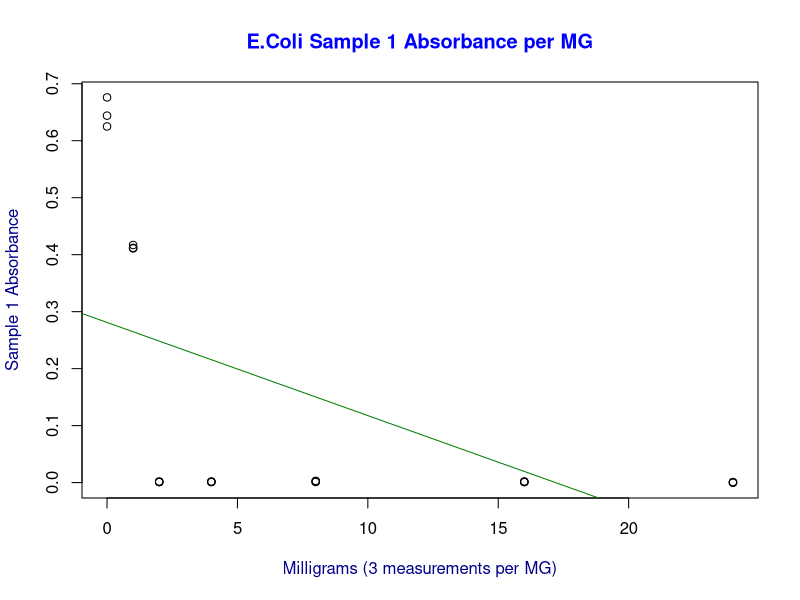
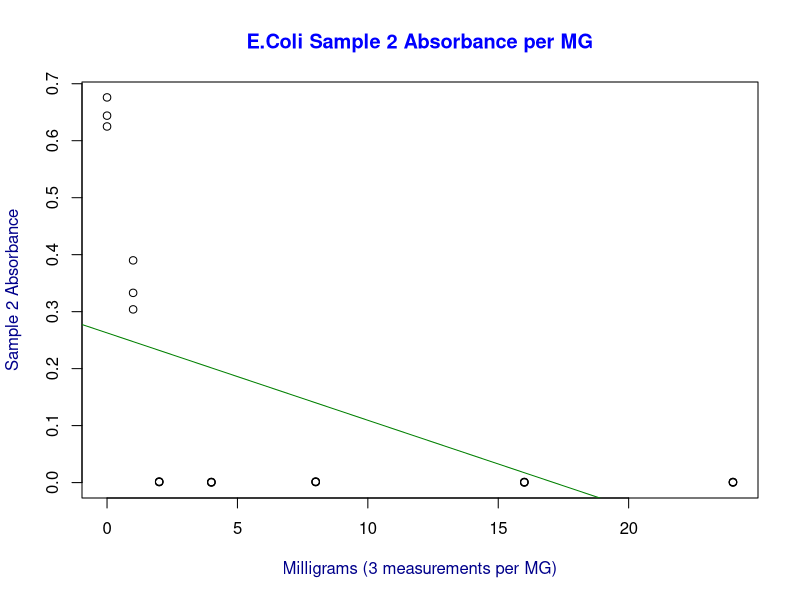
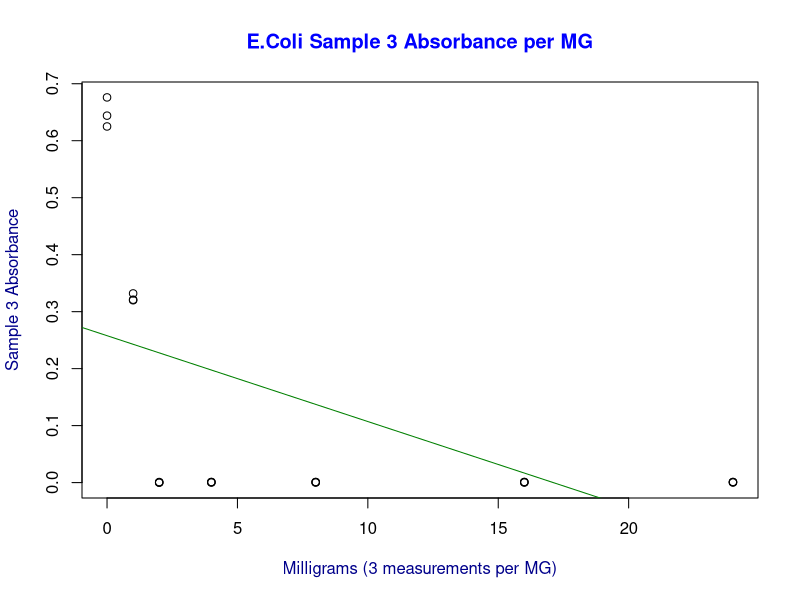
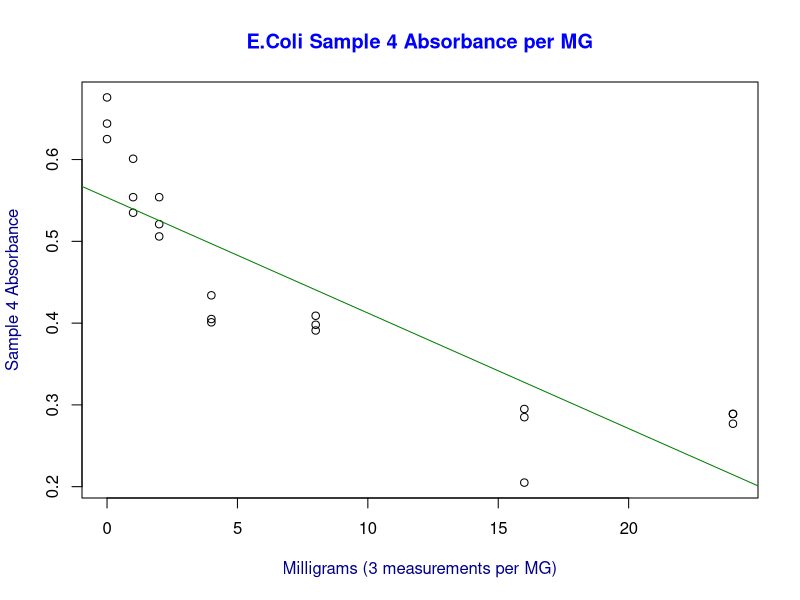
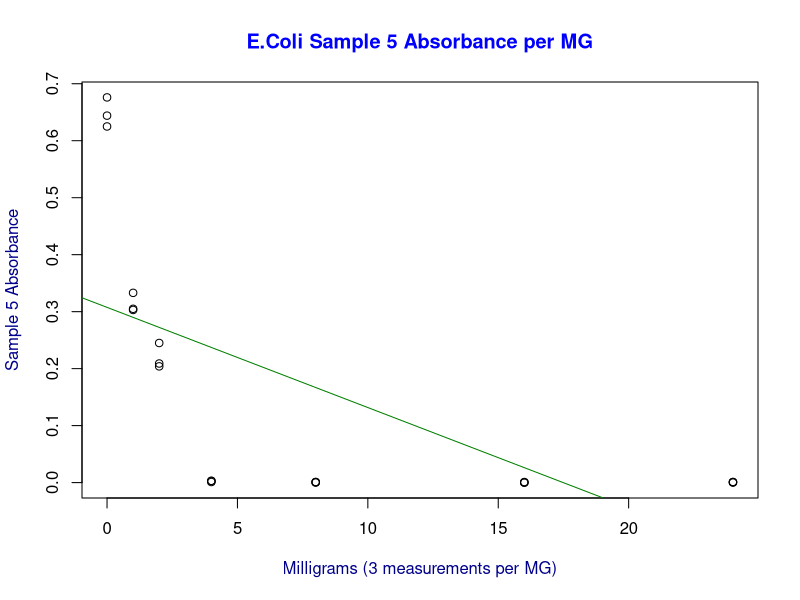
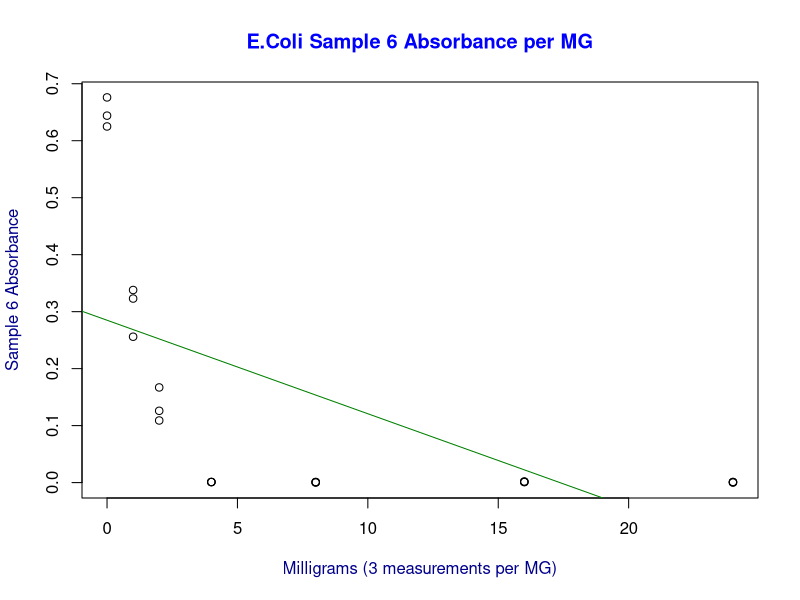
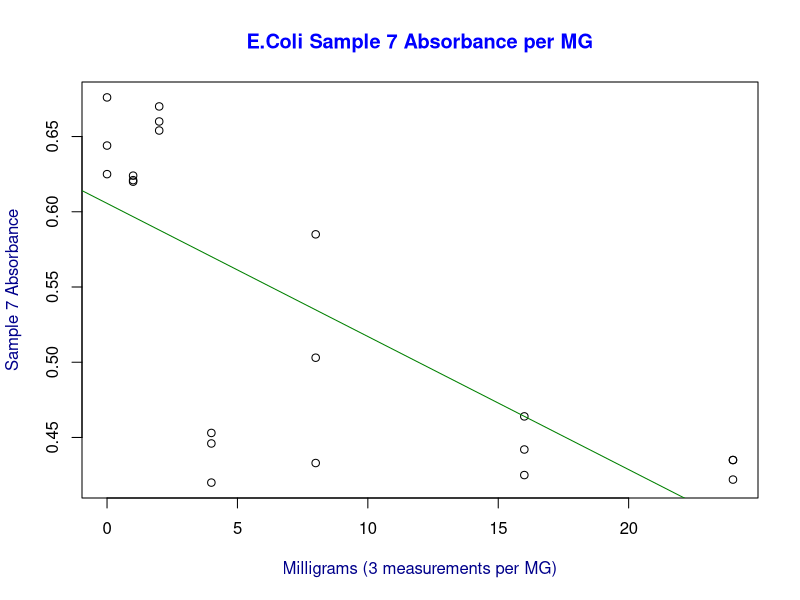
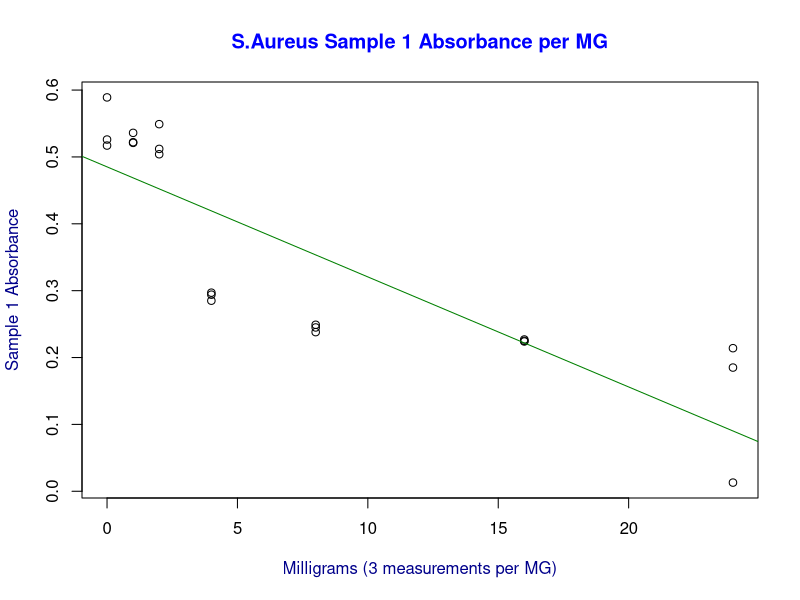

These figures' R source, in order:
## ---- chunk 1
setwd("C:/Users/johnakwei/Dropbox/Programming/Morphotypes")
if (!require("ggplot2")) {install.packages("ggplot2"); require("ggplot2")}
## ---- chunk 2
absorbance1 <- read.csv("Absorbances1.csv", header=T)
absorbance2 <- read.csv("Absorbances2.csv", header=T)
## ---- chunk 3
names(absorbance1)
names(absorbance2)
absorbance1$Powder_mg_vs_Absorbance_E_coli <- as.numeric(absorbance1$Powder_mg_vs_Absorbance_E_coli)
absorbance2$Powder_Mg_vs_S_aureus <- as.numeric(absorbance2$Powder_Mg_vs_S_aureus)
## ---- chunk 4
plot(absorbance1$Powder_mg_vs_Absorbance_E_coli, absorbance1$Sample_1,
     main="E.Coli Sample 1 Absorbance per MG",
     col.main="blue", xlab="Milligrams (3 measurements per MG)",
     ylab="Sample 1 Absorbance",
     col.lab="darkblue")
abline(lm(absorbance1$Sample_1~absorbance1$Powder_mg_vs_Absorbance_E_coli), col="#008000")

plot(absorbance1$Powder_mg_vs_Absorbance_E_coli, absorbance1$Sample_2,
     main="E.Coli Sample 2 Absorbance per MG",
     col.main="blue", xlab="Milligrams (3 measurements per MG)",
     ylab="Sample 2 Absorbance",
     col.lab="darkblue")
abline(lm(absorbance1$Sample_2~absorbance1$Powder_mg_vs_Absorbance_E_coli), col="#008000")

plot(absorbance1$Powder_mg_vs_Absorbance_E_coli, absorbance1$Sample_3,
     main="E.Coli Sample 3 Absorbance per MG",
     col.main="blue", xlab="Milligrams (3 measurements per MG)",
     ylab="Sample 3 Absorbance",
     col.lab="darkblue")
abline(lm(absorbance1$Sample_3~absorbance1$Powder_mg_vs_Absorbance_E_coli), col="#008000")

plot(absorbance1$Powder_mg_vs_Absorbance_E_coli, absorbance1$Sample_4,
     main="E.Coli Sample 4 Absorbance per MG",
     col.main="blue", xlab="Milligrams (3 measurements per MG)",
     ylab="Sample 4 Absorbance",
     col.lab="darkblue")
abline(lm(absorbance1$Sample_4~absorbance1$Powder_mg_vs_Absorbance_E_coli), col="#008000")

plot(absorbance1$Powder_mg_vs_Absorbance_E_coli, absorbance1$Sample_5,
     main="E.Coli Sample 5 Absorbance per MG",
     col.main="blue", xlab="Milligrams (3 measurements per MG)",
     ylab="Sample 5 Absorbance",
     col.lab="darkblue")
abline(lm(absorbance1$Sample_5~absorbance1$Powder_mg_vs_Absorbance_E_coli), col="#008000")

plot(absorbance1$Powder_mg_vs_Absorbance_E_coli, absorbance1$Sample_6,
     main="E.Coli Sample 6 Absorbance per MG",
     col.main="blue", xlab="Milligrams (3 measurements per MG)",
     ylab="Sample 6 Absorbance",
     col.lab="darkblue")
abline(lm(absorbance1$Sample_6~absorbance1$Powder_mg_vs_Absorbance_E_coli), col="#008000")

plot(absorbance1$Powder_mg_vs_Absorbance_E_coli, absorbance1$Sample_7,
     main="E.Coli Sample 7 Absorbance per MG",
     col.main="blue", xlab="Milligrams (3 measurements per MG)",
     ylab="Sample 7 Absorbance",
     col.lab="darkblue")
abline(lm(absorbance1$Sample_7~absorbance1$Powder_mg_vs_Absorbance_E_coli), col="#008000")

plot(absorbance2$Powder_Mg_vs_S_aureus, absorbance2$Sample_1,
     main="S.Aureus Sample 1 Absorbance per MG",
     col.main="blue", xlab="Milligrams (3 measurements per MG)",
     ylab="Sample 1 Absorbance",
     col.lab="darkblue")
abline(lm(absorbance2$Sample_1~absorbance2$Powder_Mg_vs_S_aureus),
       col="#008000")

plot(absorbance2$Powder_Mg_vs_S_aureus, absorbance2$Sample_2,
     main="S.Aureus Sample 2 Absorbance per MG",
     col.main="blue", xlab="Milligrams (3 measurements per MG)",
     ylab="Sample 2 Absorbance",
     col.lab="darkblue")
abline(lm(absorbance2$Sample_2~absorbance2$Powder_Mg_vs_S_aureus),
       col="#008000")

plot(absorbance2$Powder_Mg_vs_S_aureus, absorbance2$Sample_3,
     main="S.Aureus Sample 3 Absorbance per MG",
     col.main="blue", xlab="Milligrams (3 measurements per MG)",
     ylab="Sample 3 Absorbance",
     col.lab="darkblue")
abline(lm(absorbance2$Sample_3~absorbance2$Powder_Mg_vs_S_aureus),
       col="#008000")

plot(absorbance2$Powder_Mg_vs_S_aureus, absorbance2$Sample_4,
     main="S.Aureus Sample 4 Absorbance per MG",
     col.main="blue", xlab="Milligrams (3 measurements per MG)",
     ylab="Sample 4 Absorbance",
     col.lab="darkblue")
abline(lm(absorbance2$Sample_4~absorbance2$Powder_Mg_vs_S_aureus),
       col="#008000")

plot(absorbance2$Powder_Mg_vs_S_aureus, absorbance2$Sample_5,
     main="S.Aureus Sample 5 Absorbance per MG",
     col.main="blue", xlab="Milligrams (3 measurements per MG)",
     ylab="Sample 5 Absorbance",
     col.lab="darkblue")
abline(lm(absorbance2$Sample_5~absorbance2$Powder_Mg_vs_S_aureus),
       col="#008000")

plot(absorbance2$Powder_Mg_vs_S_aureus, absorbance2$Sample_6,
     main="S.Aureus Sample 6 Absorbance per MG",
     col.main="blue", xlab="Milligrams (3 measurements per MG)",
     ylab="Sample 6 Absorbance",
     col.lab="darkblue")
abline(lm(absorbance2$Sample_6~absorbance2$Powder_Mg_vs_S_aureus),
       col="#008000")

plot(absorbance2$Powder_Mg_vs_S_aureus, absorbance2$Sample_7,
     main="S.Aureus Sample 7 Absorbance per MG",
     col.main="blue", xlab="Milligrams (3 measurements per MG)",
     ylab="Sample 7 Absorbance",
     col.lab="darkblue")
abline(lm(absorbance2$Sample_7~absorbance2$Powder_Mg_vs_S_aureus),
       col="#008000")

ggplot(absorbance1, aes(x=as.factor(absorbance1$Powder_mg_vs_Absorbance_E_coli), y=absorbance1$Sample_1)) +
geom_boxplot(aes(fill=as.factor(absorbance1$Powder_mg_vs_Absorbance_E_coli))) +
ggtitle("E.Coli Absorbance per MG - Sample 1 - Medians") +
xlab("Quantities in Milligrams") + ylab("E.Coli Absorbance - Sample 1") +
labs(fill="Milligrams")

ggplot(absorbance1, aes(x=as.factor(absorbance1$Powder_mg_vs_Absorbance_E_coli), y=absorbance1$Sample_2)) + 
geom_boxplot(aes(fill=as.factor(absorbance1$Powder_mg_vs_Absorbance_E_coli))) +
ggtitle("E.Coli Absorbance per MG - Sample 2 - Medians") +
xlab("Quantities in Milligrams") + ylab("E.Coli Absorbance - Sample 2") +
labs(fill="Milligrams")

ggplot(absorbance1, aes(x=as.factor(absorbance1$Powder_mg_vs_Absorbance_E_coli), y=absorbance1$Sample_3)) + 
geom_boxplot(aes(fill=as.factor(absorbance1$Powder_mg_vs_Absorbance_E_coli))) +
ggtitle("E.Coli Absorbance per MG - Sample 3 - Medians") +
xlab("Quantities in Milligrams") + ylab("E.Coli Absorbance - Sample 3") +
labs(fill="Milligrams")

ggplot(absorbance1, aes(x=as.factor(absorbance1$Powder_mg_vs_Absorbance_E_coli), y=absorbance1$Sample_4)) + 
geom_boxplot(aes(fill=as.factor(absorbance1$Powder_mg_vs_Absorbance_E_coli))) +
ggtitle("E.Coli Absorbance per MG - Sample 4 - Medians") +
xlab("Quantities in Milligrams") + ylab("E.Coli Absorbance - Sample 4") +
labs(fill="Milligrams")

ggplot(absorbance1, aes(x=as.factor(absorbance1$Powder_mg_vs_Absorbance_E_coli), y=absorbance1$Sample_5)) + 
geom_boxplot(aes(fill=as.factor(absorbance1$Powder_mg_vs_Absorbance_E_coli))) +
ggtitle("E.Coli Absorbance per MG - Sample 5 - Medians") +
xlab("Quantities in Milligrams") + ylab("E.Coli Absorbance - Sample 5") +
labs(fill="Milligrams")

ggplot(absorbance1, aes(x=as.factor(absorbance1$Powder_mg_vs_Absorbance_E_coli), y=absorbance1$Sample_6)) + 
geom_boxplot(aes(fill=as.factor(absorbance1$Powder_mg_vs_Absorbance_E_coli))) +
ggtitle("E.Coli Absorbance per MG - Sample 6 - Medians") +
xlab("Quantities in Milligrams") + ylab("E.Coli Absorbance - Sample 6") +
labs(fill="Milligrams")

ggplot(absorbance1, aes(x=as.factor(absorbance1$Powder_mg_vs_Absorbance_E_coli), y=absorbance1$Sample_7)) + 
geom_boxplot(aes(fill=as.factor(absorbance1$Powder_mg_vs_Absorbance_E_coli))) +
ggtitle("E.Coli Absorbance per MG - Sample 7 - Medians") +
xlab("Quantities in Milligrams") + ylab("E.Coli Absorbance - Sample 7") +
labs(fill="Milligrams")

ggplot(absorbance2, aes(x=as.factor(absorbance2$Powder_Mg_vs_S_aureus),
                             y=absorbance2$Sample_1)) +
geom_boxplot(aes(fill=as.factor(absorbance2$Powder_Mg_vs_S_aureus))) +
ggtitle("S.Aureus Absorbance per MG - Sample 1 - Medians") +
xlab("Quantities in Milligrams") + ylab("S.Aureus Absorbance - Sample 1") +
labs(fill="Milligrams")

ggplot(absorbance2, aes(x=as.factor(absorbance2$Powder_Mg_vs_S_aureus),
                             y=absorbance2$Sample_2)) +
geom_boxplot(aes(fill=as.factor(absorbance2$Powder_Mg_vs_S_aureus))) +
ggtitle("S.Aureus Absorbance per MG - Sample 2 - Medians") +
xlab("Quantities in Milligrams") + ylab("S.Aureus Absorbance - Sample 2") +
labs(fill="Milligrams")

ggplot(absorbance2, aes(x=as.factor(absorbance2$Powder_Mg_vs_S_aureus),
                             y=absorbance2$Sample_3)) +
geom_boxplot(aes(fill=as.factor(absorbance2$Powder_Mg_vs_S_aureus))) +
ggtitle("S.Aureus Absorbance per MG - Sample 3 - Medians") +
xlab("Quantities in Milligrams") + ylab("S.Aureus Absorbance - Sample 3") +
labs(fill="Milligrams")

ggplot(absorbance2, aes(x=as.factor(absorbance2$Powder_Mg_vs_S_aureus),
                             y=absorbance2$Sample_4)) +
geom_boxplot(aes(fill=as.factor(absorbance2$Powder_Mg_vs_S_aureus))) +
ggtitle("S.Aureus Absorbance per MG - Sample 4 - Medians") +
xlab("Quantities in Milligrams") + ylab("S.Aureus Absorbance - Sample 4") +
labs(fill="Milligrams")

ggplot(absorbance2, aes(x=as.factor(absorbance2$Powder_Mg_vs_S_aureus),
                             y=absorbance2$Sample_5)) +
geom_boxplot(aes(fill=as.factor(absorbance2$Powder_Mg_vs_S_aureus))) +
ggtitle("S.Aureus Absorbance per MG - Sample 5 - Medians") +
xlab("Quantities in Milligrams") + ylab("S.Aureus Absorbance - Sample 5") +
labs(fill="Milligrams")

ggplot(absorbance2, aes(x=as.factor(absorbance2$Powder_Mg_vs_S_aureus),
                             y=absorbance2$Sample_6)) +
geom_boxplot(aes(fill=as.factor(absorbance2$Powder_Mg_vs_S_aureus))) +
ggtitle("S.Aureus Absorbance per MG - Sample 6 - Medians") +
xlab("Quantities in Milligrams") + ylab("S.Aureus Absorbance - Sample 6") +
labs(fill="Milligrams")

ggplot(absorbance2, aes(x=as.factor(absorbance2$Powder_Mg_vs_S_aureus),
                             y=absorbance2$Sample_7)) +
geom_boxplot(aes(fill=as.factor(absorbance2$Powder_Mg_vs_S_aureus))) +
ggtitle("S.Aureus Absorbance per MG - Sample 7 - Medians") +
xlab("Quantities in Milligrams") + ylab("S.Aureus Absorbance - Sample 7") +
labs(fill="Milligrams")
## ---- chunk 5
EColi_Sample_1_Sums <- tapply(absorbance1$Sample_1,
absorbance1$Powder_mg_vs_Absorbance_E_coli, FUN=sum, na.rm=T)
EColi_Sample_1_Sums

ggplot(absorbance1, aes(x=as.factor(absorbance1$Powder_mg_vs_Absorbance_E_coli), y=absorbance1$Sample_1)) +
geom_bar(aes(), stat="identity") +
xlab('Milligrams') + ylab('E.coli Absorbance Sample 1') +
ggtitle('E.Coli Sample 1 absorbance (Sums of 3 measurements per MG)') +
theme(plot.title=element_text(color="blue")) +
theme(axis.title=element_text(color="darkblue"))

EColi_Sample_2_Sums <- tapply(absorbance1$Sample_2,
absorbance1$Powder_mg_vs_Absorbance_E_coli, FUN=sum, na.rm=T)
EColi_Sample_2_Sums
ggplot(absorbance1, aes(x=as.factor(absorbance1$Powder_mg_vs_Absorbance_E_coli), y=absorbance1$Sample_2)) +
geom_bar(aes(), stat="identity") +
xlab('Milligrams') + ylab('E.coli Absorbance Sample 2') +
ggtitle('E.Coli Sample 2 absorbance (Sums of 3 measurements per MG)') +
theme(plot.title=element_text(color="blue")) +
theme(axis.title=element_text(color="darkblue"))

EColi_Sample_3_Sums <- tapply(absorbance1$Sample_3,
absorbance1$Powder_mg_vs_Absorbance_E_coli, FUN=sum, na.rm=T)
EColi_Sample_3_Sums
ggplot(absorbance1, aes(x=as.factor(absorbance1$Powder_mg_vs_Absorbance_E_coli), y=absorbance1$Sample_3)) +
geom_bar(aes(), stat="identity") +
xlab('Milligrams') + ylab('E.coli Absorbance Sample 3') +
ggtitle('E.Coli Sample 3 absorbance (Sums of 3 measurements per MG)') +
theme(plot.title=element_text(color="blue")) +
theme(axis.title=element_text(color="darkblue"))

EColi_Sample_4_Sums <- tapply(absorbance1$Sample_4,
absorbance1$Powder_mg_vs_Absorbance_E_coli, FUN=sum, na.rm=T)
EColi_Sample_4_Sums
ggplot(absorbance1, aes(x=as.factor(absorbance1$Powder_mg_vs_Absorbance_E_coli), y=absorbance1$Sample_4)) +
geom_bar(aes(), stat="identity") +
xlab('Milligrams') + ylab('E.coli Absorbance Sample 4') +
ggtitle('E.Coli Sample 4 absorbance (Sums of 3 measurements per MG)') +
theme(plot.title=element_text(color="blue")) +
theme(axis.title=element_text(color="darkblue"))

EColi_Sample_5_Sums <- tapply(absorbance1$Sample_5,
absorbance1$Powder_mg_vs_Absorbance_E_coli, FUN=sum, na.rm=T)
EColi_Sample_5_Sums
ggplot(absorbance1, aes(x=as.factor(absorbance1$Powder_mg_vs_Absorbance_E_coli), y=absorbance1$Sample_5)) +
geom_bar(aes(), stat="identity") +
xlab('Milligrams') + ylab('E.coli Absorbance Sample 2') +
ggtitle('E.Coli Sample 5 absorbance (Sums of 3 measurements per MG)') +
theme(plot.title=element_text(color="blue")) +
theme(axis.title=element_text(color="darkblue"))

EColi_Sample_6_Sums <- tapply(absorbance1$Sample_6,
absorbance1$Powder_mg_vs_Absorbance_E_coli, FUN=sum, na.rm=T)
EColi_Sample_6_Sums
ggplot(absorbance1, aes(x=as.factor(absorbance1$Powder_mg_vs_Absorbance_E_coli), y=absorbance1$Sample_6)) +
geom_bar(aes(), stat="identity") +
xlab('Milligrams') + ylab('E.coli Absorbance Sample 6') +
ggtitle('E.Coli Sample 6 absorbance (Sums of 3 measurements per MG)') +
theme(plot.title=element_text(color="blue")) +
theme(axis.title=element_text(color="darkblue"))

EColi_Sample_7_Sums <- tapply(absorbance1$Sample_7,
absorbance1$Powder_mg_vs_Absorbance_E_coli, FUN=sum, na.rm=T)
EColi_Sample_7_Sums
ggplot(absorbance1, aes(x=as.factor(absorbance1$Powder_mg_vs_Absorbance_E_coli), y=absorbance1$Sample_7)) +
geom_bar(aes(), stat="identity") +
xlab('Milligrams') + ylab('E.coli Absorbance Sample 7') +
ggtitle('E.Coli Sample 7 absorbance (Sums of 3 measurements per MG)') +
theme(plot.title=element_text(color="blue")) +
theme(axis.title=element_text(color="darkblue"))
## ---- chunk 6
SAureus_Sample_1_Sums <- tapply(absorbance2$Sample_1,
                           absorbance2$Powder_Mg_vs_S_aureus, FUN=sum, na.rm=T)
SAureus_Sample_1_Sums
ggplot(absorbance2, aes(x=as.factor(absorbance2$Powder_Mg_vs_S_aureus),
                        y=absorbance2$Sample_1)) +
geom_bar(aes(), stat="identity") +
xlab('Milligrams') + ylab('S.Aureus Absorbance Sample 1') +
ggtitle('S.Aureus Sample 1 absorbance (Sums of 3 measurements per MG)') +
theme(plot.title=element_text(color="blue")) +
theme(axis.title=element_text(color="darkblue"))

SAureus_Sample_2_Sums <- tapply(absorbance2$Sample_2,
                           absorbance2$Powder_Mg_vs_S_aureus, FUN=sum, na.rm=T)
SAureus_Sample_2_Sums
ggplot(absorbance2, aes(x=as.factor(absorbance2$Powder_Mg_vs_S_aureus),
                        y=absorbance2$Sample_2)) +
geom_bar(aes(), stat="identity") +
xlab('Milligrams') + ylab('S.Aureus Absorbance Sample 2') +
ggtitle('S.Aureus Sample 2 absorbance (Sums of 3 measurements per MG)') +
theme(plot.title=element_text(color="blue")) +
theme(axis.title=element_text(color="darkblue"))

SAureus_Sample_3_Sums <- tapply(absorbance2$Sample_3,
                           absorbance2$Powder_Mg_vs_S_aureus, FUN=sum, na.rm=T)
SAureus_Sample_3_Sums
ggplot(absorbance2, aes(x=as.factor(absorbance2$Powder_Mg_vs_S_aureus),
                        y=absorbance2$Sample_3)) +
geom_bar(aes(), stat="identity") +
xlab('Milligrams') + ylab('S.Aureus Absorbance Sample 3') +
ggtitle('S.Aureus Sample 3 absorbance (Sums of 3 measurements per MG)') +
theme(plot.title=element_text(color="blue")) +
theme(axis.title=element_text(color="darkblue"))

SAureus_Sample_4_Sums <- tapply(absorbance2$Sample_4,
                           absorbance2$Powder_Mg_vs_S_aureus, FUN=sum, na.rm=T)
SAureus_Sample_4_Sums
ggplot(absorbance2, aes(x=as.factor(absorbance2$Powder_Mg_vs_S_aureus),
                        y=absorbance2$Sample_4)) +
geom_bar(aes(), stat="identity") +
xlab('Milligrams') + ylab('S.Aureus Absorbance Sample 4') +
ggtitle('S.Aureus Sample 4 absorbance (Sums of 3 measurements per MG)') +
theme(plot.title=element_text(color="blue")) +
theme(axis.title=element_text(color="darkblue"))

SAureus_Sample_5_Sums <- tapply(absorbance2$Sample_5,
                           absorbance2$Powder_Mg_vs_S_aureus, FUN=sum, na.rm=T)
SAureus_Sample_5_Sums
ggplot(absorbance2, aes(x=as.factor(absorbance2$Powder_Mg_vs_S_aureus),
                        y=absorbance2$Sample_5)) +
geom_bar(aes(), stat="identity") +
xlab('Milligrams') + ylab('S.Aureus Absorbance Sample 5') +
ggtitle('S.Aureus Sample 5 absorbance (Sums of 3 measurements per MG)') +
theme(plot.title=element_text(color="blue")) +
theme(axis.title=element_text(color="darkblue"))

SAureus_Sample_6_Sums <- tapply(absorbance2$Sample_6,
                           absorbance2$Powder_Mg_vs_S_aureus, FUN=sum, na.rm=T)
SAureus_Sample_6_Sums
ggplot(absorbance2, aes(x=as.factor(absorbance2$Powder_Mg_vs_S_aureus),
                        y=absorbance2$Sample_6)) +
geom_bar(aes(), stat="identity") +
xlab('Milligrams') + ylab('S.Aureus Absorbance Sample 6') +
ggtitle('S.Aureus Sample 6 absorbance (Sums of 3 measurements per MG)') +
theme(plot.title=element_text(color="blue")) +
theme(axis.title=element_text(color="darkblue"))

SAureus_Sample_7_Sums <- tapply(absorbance2$Sample_7,
                           absorbance2$Powder_Mg_vs_S_aureus, FUN=sum, na.rm=T)
SAureus_Sample_7_Sums
ggplot(absorbance2, aes(x=as.factor(absorbance2$Powder_Mg_vs_S_aureus),
                        y=absorbance2$Sample_7)) +
geom_bar(aes(), stat="identity") +
xlab('Milligrams') + ylab('S.Aureus Absorbance Sample 7') +
ggtitle('S.Aureus Sample 7 absorbance (Sums of 3 measurements per MG)') +
theme(plot.title=element_text(color="blue")) +
theme(axis.title=element_text(color="darkblue"))
## ---- chunk 7
fit <- lm(absorbance1$Powder_mg_vs_Absorbance_E_coli~
                           absorbance1$Sample_1, na.rm=T)
layout(matrix(c(1,2,3,4),2,2))
plot(fit)
## ---- chunk 8
fit <- lm(absorbance1$Powder_mg_vs_Absorbance_E_coli~
                           absorbance1$Sample_2, na.rm=T)
layout(matrix(c(1,2,3,4),2,2))
plot(fit)
## ---- chunk 9
fit <- lm(absorbance1$Powder_mg_vs_Absorbance_E_coli~
                           absorbance1$Sample_3, na.rm=T)
layout(matrix(c(1,2,3,4),2,2))
plot(fit)
## ---- chunk 10
fit <- lm(absorbance1$Powder_mg_vs_Absorbance_E_coli~
                           absorbance1$Sample_4, na.rm=T)
layout(matrix(c(1,2,3,4),2,2))
plot(fit)
## ---- chunk 11
fit <- lm(absorbance1$Powder_mg_vs_Absorbance_E_coli~
                           absorbance1$Sample_5, na.rm=T)
layout(matrix(c(1,2,3,4),2,2))
plot(fit)
## ---- chunk 12
fit <- lm(absorbance1$Powder_mg_vs_Absorbance_E_coli~
                           absorbance1$Sample_6, na.rm=T)
layout(matrix(c(1,2,3,4),2,2))
plot(fit)
## ---- chunk 13
fit <- lm(absorbance1$Powder_mg_vs_Absorbance_E_coli~
                           absorbance1$Sample_7, na.rm=T)
layout(matrix(c(1,2,3,4),2,2))
plot(fit)
## ---- chunk 14
fit <- lm(absorbance2$Powder_Mg_vs_S_aureus~absorbance2$Sample_1, na.rm=T)
layout(matrix(c(1,2,3,4),2,2))
plot(fit)
## ---- chunk 15
fit <- lm(absorbance2$Powder_Mg_vs_S_aureus~absorbance2$Sample_2, na.rm=T)
layout(matrix(c(1,2,3,4),2,2))
plot(fit)
## ---- chunk 16
fit <- lm(absorbance2$Powder_Mg_vs_S_aureus~absorbance2$Sample_3, na.rm=T)
layout(matrix(c(1,2,3,4),2,2))
plot(fit)
## ---- chunk 17
fit <- lm(absorbance2$Powder_Mg_vs_S_aureus~absorbance2$Sample_4, na.rm=T)
layout(matrix(c(1,2,3,4),2,2))
plot(fit)
## ---- chunk 18
fit <- lm(absorbance2$Powder_Mg_vs_S_aureus~absorbance2$Sample_5, na.rm=T)
layout(matrix(c(1,2,3,4),2,2))
plot(fit)
## ---- chunk 19
fit <- lm(absorbance2$Powder_Mg_vs_S_aureus~absorbance2$Sample_6, na.rm=T)
layout(matrix(c(1,2,3,4),2,2))
plot(fit)
## ---- chunk 20
fit <- lm(absorbance2$Powder_Mg_vs_S_aureus~absorbance2$Sample_7, na.rm=T)
layout(matrix(c(1,2,3,4),2,2))
plot(fit)
## ---- chunk 21
absorbance1_sample1_CorTest <- cor.test(absorbance1$Powder_mg_vs_Absorbance_E_coli, absorbance1$Sample_1, method="spearman")
absorbance1_sample1_CorTest

absorbance1_sample2_CorTest <- cor.test(absorbance1$Powder_mg_vs_Absorbance_E_coli, absorbance1$Sample_2, method="spearman")
absorbance1_sample2_CorTest

absorbance1_sample3_CorTest <- cor.test(absorbance1$Powder_mg_vs_Absorbance_E_coli, absorbance1$Sample_3, method="spearman")
absorbance1_sample3_CorTest

absorbance1_sample4_CorTest <- cor.test(absorbance1$Powder_mg_vs_Absorbance_E_coli, absorbance1$Sample_4, method="spearman")
absorbance1_sample4_CorTest

absorbance1_sample5_CorTest <- cor.test(absorbance1$Powder_mg_vs_Absorbance_E_coli, absorbance1$Sample_5, method="spearman")
absorbance1_sample5_CorTest

absorbance1_sample6_CorTest <- cor.test(absorbance1$Powder_mg_vs_Absorbance_E_coli, absorbance1$Sample_6, method="spearman")
absorbance1_sample6_CorTest

absorbance1_sample7_CorTest <- cor.test(absorbance1$Powder_mg_vs_Absorbance_E_coli, absorbance1$Sample_7, method="spearman")
absorbance1_sample7_CorTest
## ---- chunk 22
pValueTable <- matrix(nrow=7, ncol=2)
colnames(pValueTable) <- c("Milligrams" ,"P-Value")
rownames(pValueTable) <- c("Sample 1", "Sample 2" , "Sample 3",
                            "Sample 4", "Sample 5", "Sample 6",
                            "Sample 7")
pValueTable[1,] <- c("0 Milligrams", absorbance1_sample1_CorTest$p.value)
pValueTable[2,] <- c("1 Milligrams", absorbance1_sample2_CorTest$p.value)
pValueTable[3,] <- c("2 Milligrams", absorbance1_sample3_CorTest$p.value)
pValueTable[4,] <- c("4 Milligrams", absorbance1_sample4_CorTest$p.value)
pValueTable[5,] <- c("8 Milligrams", absorbance1_sample5_CorTest$p.value)
pValueTable[6,] <- c("16 Milligrams", absorbance1_sample6_CorTest$p.value)
pValueTable[7,] <- c("24 Milligrams", absorbance1_sample7_CorTest$p.value)
pValueTable
## ---- chunk 23
absorbance2_sample1_CorTest <- cor.test(absorbance2$Powder_Mg_vs_S_aureus, absorbance2$Sample_1, method="spearman")
absorbance2_sample1_CorTest

absorbance2_sample2_CorTest <- cor.test(absorbance2$Powder_Mg_vs_S_aureus, absorbance2$Sample_2, method="spearman")
absorbance2_sample2_CorTest

absorbance2_sample3_CorTest <- cor.test(absorbance2$Powder_Mg_vs_S_aureus, absorbance2$Sample_3, method="spearman")
absorbance2_sample3_CorTest

absorbance2_sample4_CorTest <- cor.test(absorbance2$Powder_Mg_vs_S_aureus, absorbance2$Sample_4, method="spearman")
absorbance2_sample4_CorTest

absorbance2_sample5_CorTest <- cor.test(absorbance2$Powder_Mg_vs_S_aureus, absorbance2$Sample_5, method="spearman")
absorbance2_sample5_CorTest

absorbance2_sample6_CorTest <- cor.test(absorbance2$Powder_Mg_vs_S_aureus, absorbance2$Sample_6, method="spearman")
absorbance2_sample6_CorTest

absorbance2_sample7_CorTest <- cor.test(absorbance2$Powder_Mg_vs_S_aureus, absorbance2$Sample_7, method="spearman")
absorbance2_sample7_CorTest
## ---- chunk 24
pValueTable2 <- matrix(nrow=7, ncol=2)
colnames(pValueTable2) <- c("Milligrams" ,"P-Value")
rownames(pValueTable2) <- c("Sample 1", "Sample 2" , "Sample 3",
                            "Sample 4", "Sample 5", "Sample 6",
                            "Sample 7")
pValueTable2[1,] <- c("0 Milligrams", absorbance2_sample1_CorTest$p.value)
pValueTable2[2,] <- c("1 Milligrams", absorbance2_sample2_CorTest$p.value)
pValueTable2[3,] <- c("2 Milligrams", absorbance2_sample3_CorTest$p.value)
pValueTable2[4,] <- c("4 Milligrams", absorbance2_sample4_CorTest$p.value)
pValueTable2[5,] <- c("8 Milligrams", absorbance2_sample5_CorTest$p.value)
pValueTable2[6,] <- c("16 Milligrams", absorbance2_sample6_CorTest$p.value)
pValueTable2[7,] <- c("24 Milligrams", absorbance2_sample7_CorTest$p.value)
pValueTable2
## ---- chunk 25
E_Coli_Ttest_1 <- t.test(absorbance1$Powder_mg_vs_Absorbance_E_coli,
                         absorbance1$Sample_1)
E_Coli_Ttest_2 <- t.test(absorbance1$Powder_mg_vs_Absorbance_E_coli,
                         absorbance1$Sample_2)
E_Coli_Ttest_3 <- t.test(absorbance1$Powder_mg_vs_Absorbance_E_coli,
                         absorbance1$Sample_3)
E_Coli_Ttest_4 <- t.test(absorbance1$Powder_mg_vs_Absorbance_E_coli,
                         absorbance1$Sample_4)
E_Coli_Ttest_5 <- t.test(absorbance1$Powder_mg_vs_Absorbance_E_coli,
                         absorbance1$Sample_5)
E_Coli_Ttest_6 <- t.test(absorbance1$Powder_mg_vs_Absorbance_E_coli,
                         absorbance1$Sample_6)
E_Coli_Ttest_7 <- t.test(absorbance1$Powder_mg_vs_Absorbance_E_coli,
                         absorbance1$Sample_7)
S_Aureus_Ttest_1 <- t.test(absorbance2$Powder_Mg_vs_S_aureus,
                           absorbance2$Sample_1)
S_Aureus_Ttest_2 <-t.test(absorbance2$Powder_Mg_vs_S_aureus,
                          absorbance2$Sample_2)
S_Aureus_Ttest_3 <-t.test(absorbance2$Powder_Mg_vs_S_aureus,
                          absorbance2$Sample_3)
S_Aureus_Ttest_4 <-t.test(absorbance2$Powder_Mg_vs_S_aureus,
                          absorbance2$Sample_4)
S_Aureus_Ttest_5 <-t.test(absorbance2$Powder_Mg_vs_S_aureus,
                          absorbance2$Sample_5)
S_Aureus_Ttest_6 <-t.test(absorbance2$Powder_Mg_vs_S_aureus,
                          absorbance2$Sample_6)
S_Aureus_Ttest_7 <-t.test(absorbance2$Powder_Mg_vs_S_aureus,
                          absorbance2$Sample_7)
## ---- chunk 26
EColi_tTestTable <- matrix(nrow=7, ncol=3)
colnames(EColi_tTestTable) <- c("Milligrams" ,"P-Value",
                                "Alternate Hypothesis")
rownames(EColi_tTestTable) <- c("Sample 1", "Sample 2" , "Sample 3",
                                "Sample 4", "Sample 5", "Sample 6",
                                "Sample 7")
EColi_tTestTable[1,] <- c("0 Milligrams", E_Coli_Ttest_1$p.value,
                          E_Coli_Ttest_1$alternative)
EColi_tTestTable[2,] <- c("1 Milligrams", E_Coli_Ttest_2$p.value,
                          E_Coli_Ttest_2$alternative)
EColi_tTestTable[3,] <- c("2 Milligrams", E_Coli_Ttest_3$p.value,
                          E_Coli_Ttest_3$alternative)
EColi_tTestTable[4,] <- c("4 Milligrams", E_Coli_Ttest_4$p.value,
                          E_Coli_Ttest_4$alternative)
EColi_tTestTable[5,] <- c("8 Milligrams", E_Coli_Ttest_5$p.value,
                          E_Coli_Ttest_5$alternative)
EColi_tTestTable[6,] <- c("16 Milligrams", E_Coli_Ttest_6$p.value,
                          E_Coli_Ttest_6$alternative)
EColi_tTestTable[7,] <- c("24 Milligrams", E_Coli_Ttest_7$p.value,
                          E_Coli_Ttest_7$alternative)
EColi_tTestTable
## ---- chunk 27
EColi_tTestTable2 <- matrix(nrow=7, ncol=3)
colnames(EColi_tTestTable2) <- c("Milligrams" , "Confidence Int Low",
                                "Confidence Int High")
rownames(EColi_tTestTable2) <- c("Sample 1", "Sample 2" , "Sample 3",
                                 "Sample 4", "Sample 5", "Sample 6",
                                 "Sample 7")
EColi_tTestTable2[1,] <- c("0 Milligrams", E_Coli_Ttest_1$conf)
EColi_tTestTable2[2,] <- c("1 Milligrams", E_Coli_Ttest_2$conf)
EColi_tTestTable2[3,] <- c("2 Milligrams", E_Coli_Ttest_3$conf)
EColi_tTestTable2[4,] <- c("4 Milligrams", E_Coli_Ttest_4$conf)
EColi_tTestTable2[5,] <- c("8 Milligrams", E_Coli_Ttest_5$conf)
EColi_tTestTable2[6,] <- c("16 Milligrams", E_Coli_Ttest_6$conf)
EColi_tTestTable2[7,] <- c("24 Milligrams", E_Coli_Ttest_7$conf)
EColi_tTestTable2
## ---- chunk 28
SAureus_tTestTable <- matrix(nrow=7, ncol=3)
colnames(SAureus_tTestTable) <- c("Milligrams" ,"P-Value",
                                "Alternate Hypothesis")
rownames(SAureus_tTestTable) <- c("Sample 1", "Sample 2" , "Sample 3",
                                  "Sample 4", "Sample 5", "Sample 6",
                                  "Sample 7")
SAureus_tTestTable[1,] <- c("0 Milligrams", S_Aureus_Ttest_1$p.value,
                          S_Aureus_Ttest_1$alternative)
SAureus_tTestTable[2,] <- c("1 Milligrams", S_Aureus_Ttest_2$p.value,
                          S_Aureus_Ttest_2$alternative)
SAureus_tTestTable[3,] <- c("2 Milligrams", S_Aureus_Ttest_3$p.value,
                          S_Aureus_Ttest_3$alternative)
SAureus_tTestTable[4,] <- c("4 Milligrams", S_Aureus_Ttest_4$p.value,
                          S_Aureus_Ttest_4$alternative)
SAureus_tTestTable[5,] <- c("8 Milligrams", S_Aureus_Ttest_5$p.value,
                          S_Aureus_Ttest_5$alternative)
SAureus_tTestTable[6,] <- c("16 Milligrams", S_Aureus_Ttest_6$p.value,
                          S_Aureus_Ttest_6$alternative)
SAureus_tTestTable[7,] <- c("24 Milligrams", S_Aureus_Ttest_7$p.value,
                          S_Aureus_Ttest_7$alternative)
SAureus_tTestTable
## ---- chunk 29
SAureus_tTestTable2 <- matrix(nrow=7, ncol=3)
colnames(SAureus_tTestTable2) <- c("Milligrams" , "Confidence Int Low",
                                "Confidence Int High")
rownames(SAureus_tTestTable2) <- c("Sample 1", "Sample 2" , "Sample 3",
                                   "Sample 4", "Sample 5", "Sample 6",
                                   "Sample 7")
SAureus_tTestTable2[1,] <- c("0 Milligrams", S_Aureus_Ttest_1$conf)
SAureus_tTestTable2[2,] <- c("1 Milligrams", S_Aureus_Ttest_2$conf)
SAureus_tTestTable2[3,] <- c("2 Milligrams", S_Aureus_Ttest_3$conf)
SAureus_tTestTable2[4,] <- c("4 Milligrams", S_Aureus_Ttest_4$conf)
SAureus_tTestTable2[5,] <- c("8 Milligrams", S_Aureus_Ttest_5$conf)
SAureus_tTestTable2[6,] <- c("16 Milligrams", S_Aureus_Ttest_6$conf)
SAureus_tTestTable2[7,] <- c("24 Milligrams", S_Aureus_Ttest_7$conf)
SAureus_tTestTable2
